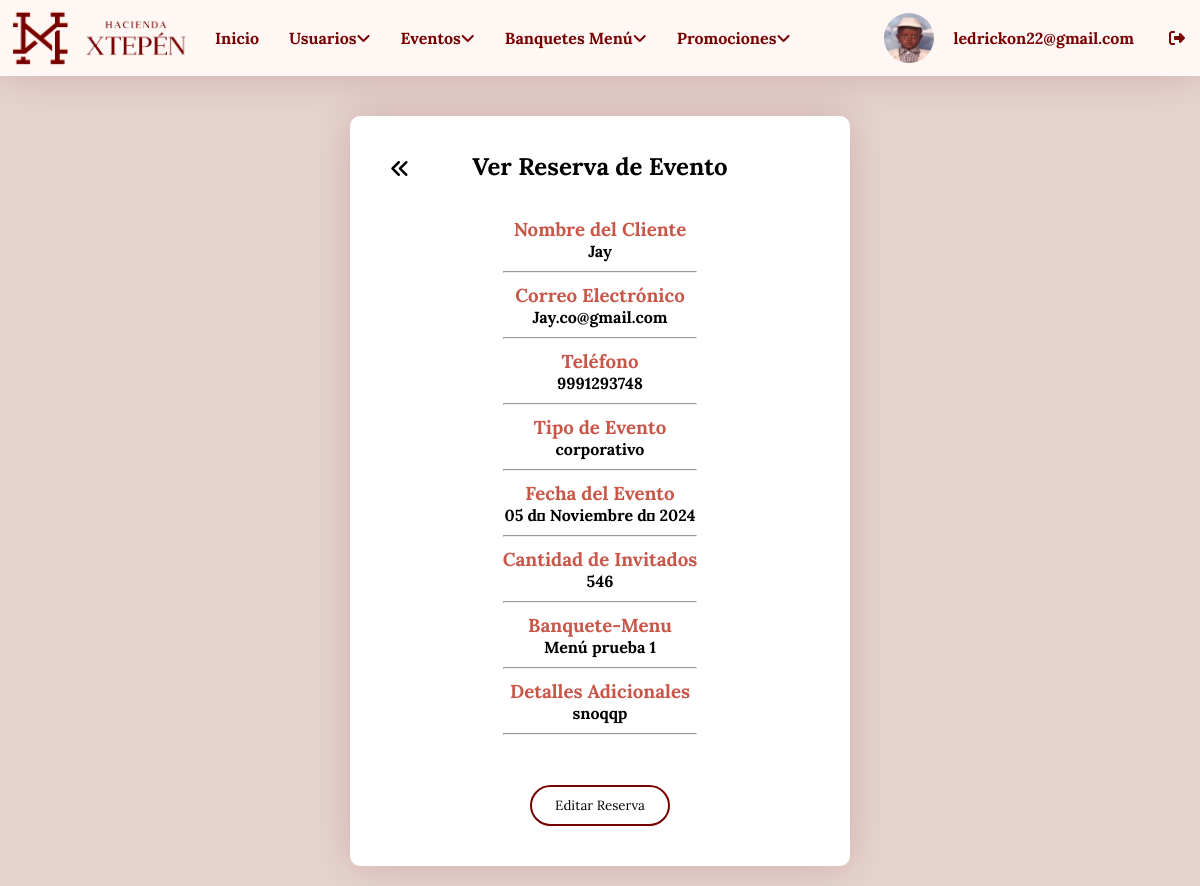
The page /login/ver_evento.php?id=27 (signed in) on the database as committed earlier.
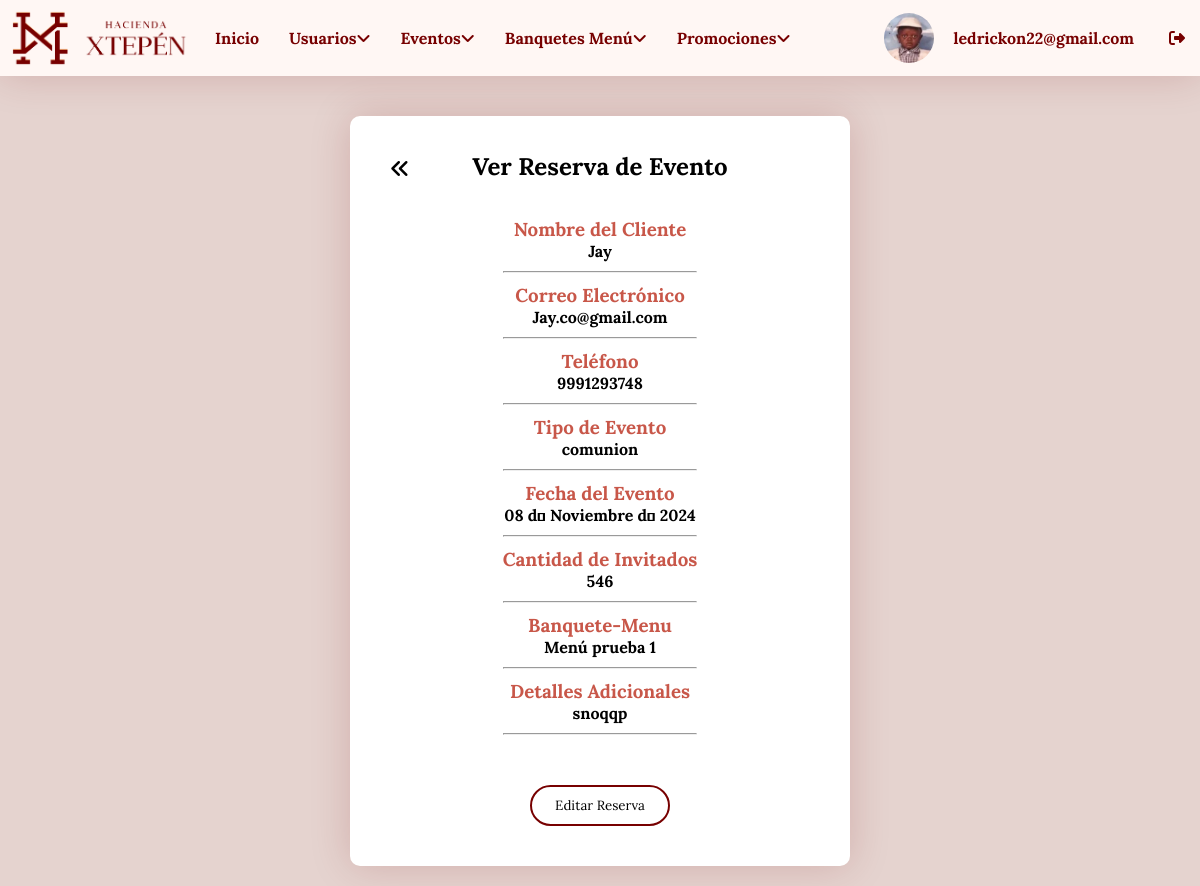
The same page on the database as committed later.
### tables this page shows
CREATE TABLE `reservas_eventos` (
  `id` int(11) NOT NULL,
  `nombre` varchar(100) NOT NULL,
  `email` varchar(100) NOT NULL,
  `telefono` varchar(15) NOT NULL,
  `evento` varchar(50) NOT NULL,
  `fecha` date NOT NULL,
  `invitados` int(11) NOT NULL,
  `mensaje` text DEFAULT NULL,
  `fecha_reserva` timestamp NOT NULL DEFAULT current_timestamp(),
  `menu_banquete` int(11) DEFAULT NULL,
  `estado` varchar(10) DEFAULT 'pendiente'
);

CREATE TABLE `banquete_menu` (
  `id` int(11) NOT NULL,
  `nombre_menu` varchar(100) DEFAULT NULL,
  `descripcion` text DEFAULT NULL,
  `imagen` varchar(255) DEFAULT NULL
);

### login/ver_evento.php (the view, shortened to what this page needs)
<!DOCTYPE html>
<html lang="es">
<head>
    <link rel="stylesheet" href="styles/stylesedtvr.css">
</head>
<body>
    <?php include "menu.php"; ?>
    <div class="container">
        <br>
        <div class="information">
            <h2>Ver Reserva de Evento</h2>
            <br>
            <a class="back" href="dashboard_eventos.php"><i class="fa-solid fa-angles-left"></i></a>
            <?php
            require "conexion.php";
            $id_reserva = isset($_GET['id']) ? intval($_GET['id']) : 0;
            $verreserva = "SELECT * FROM reservas_eventos
            INNER JOIN banquete_menu ON reservas_eventos.menu_banquete = banquete_menu.id
            WHERE reservas_eventos.id = '$id_reserva'";
            $resultado = mysqli_query($conectar, $verreserva);
            $fila = $resultado->fetch_array();
            function convertir_mes_espanol($fecha) {
                $meses_ingles = array('January', 'February', 'March', 'April', 'May', 'June', 'July', 'August', 'September', 'October', 'November', 'December');
                $meses_espanol = array('Enero', 'Febrero', 'Marzo', 'Abril', 'Mayo', 'Junio', 'Julio', 'Agosto', 'Septiembre', 'Octubre', 'Noviembre', 'Diciembre');
                return str_replace($meses_ingles, $meses_espanol, date("d \d\e F \d\e Y", strtotime($fecha)));
            }
            $fecha = convertir_mes_espanol($fila["fecha"]);
            ?>
            <div class="contenedor_usuario">
                <h3>Nombre del Cliente</h3>
                <h4><?php echo $fila["nombre"]; ?></h4>
                <hr>
                <h3>Correo Electrónico</h3>
                <h4><?php echo $fila["email"]; ?></h4>
                <hr>
                <h3>Teléfono</h3>
                <h4><?php echo $fila["telefono"]; ?></h4>
                <hr>
                <h3>Tipo de Evento</h3>
                <h4><?php echo $fila["evento"]; ?></h4>
                <hr>
                <h3>Fecha del Evento</h3>
                <h4><?php echo $fecha; ?></h4>
                <hr>
                <h3>Cantidad de Invitados</h3>
                <h4><?php echo $fila["invitados"]; ?></h4>
                <hr>
                <h3>Banquete-Menu</h3>
                <h4><?php echo $fila["nombre_menu"]; ?></h4>
                <hr>
                <h3>Detalles Adicionales</h3>
                <h4><?php echo $fila["mensaje"]; ?></h4>
                <hr>
                <br>
                <a href="editar_evento.php?id=<?php echo $id_reserva; ?>">
                    <button class="btn2">Editar Reserva</button>
                </a>
            </div>
        </div>
    </div>
</body>
</html>

Rows that differ between the two databases and show on the page:
changed reservas_eventos "Jay": evento "corporativo" → "comunion"; fecha "05 d\u001b Noviembre d\u001b 2024" → "08 d\u001b Noviembre d\u001b 2024"
